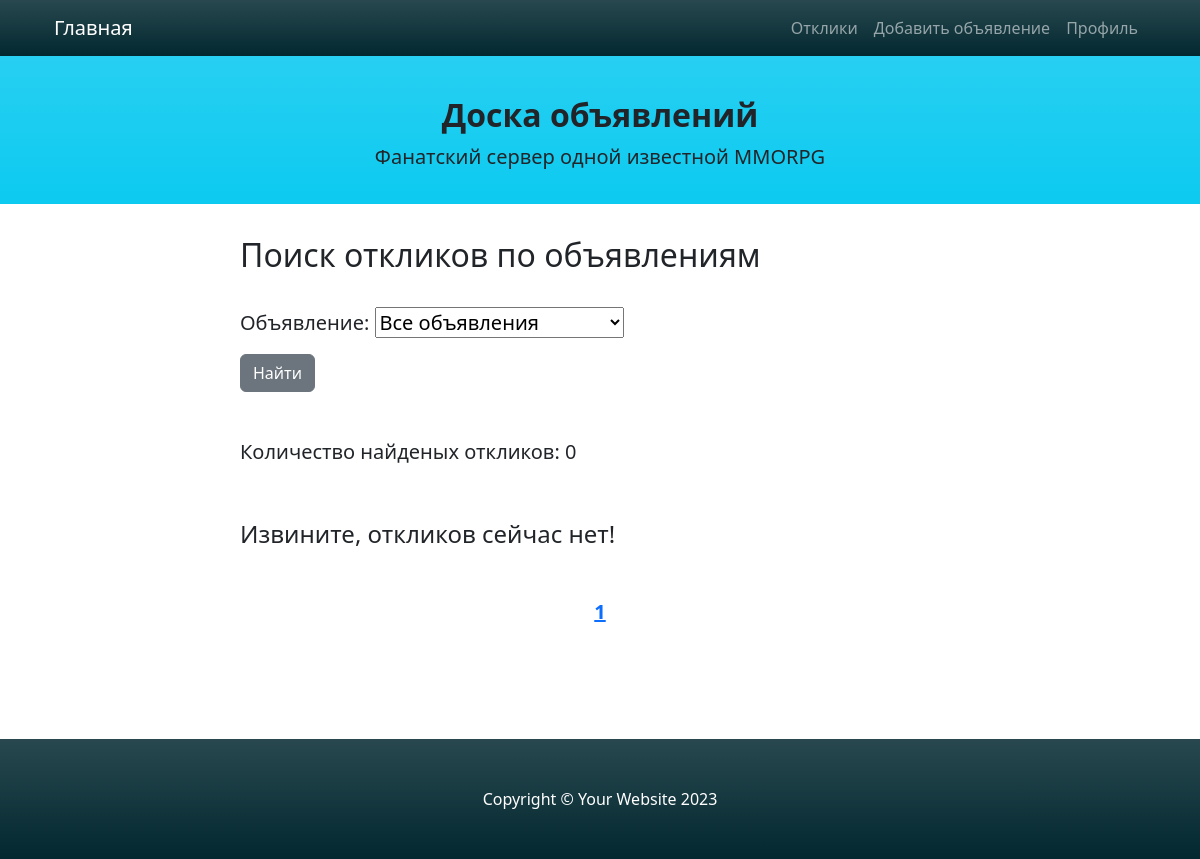
The page /my_responds/ (signed in) on the database as committed earlier.
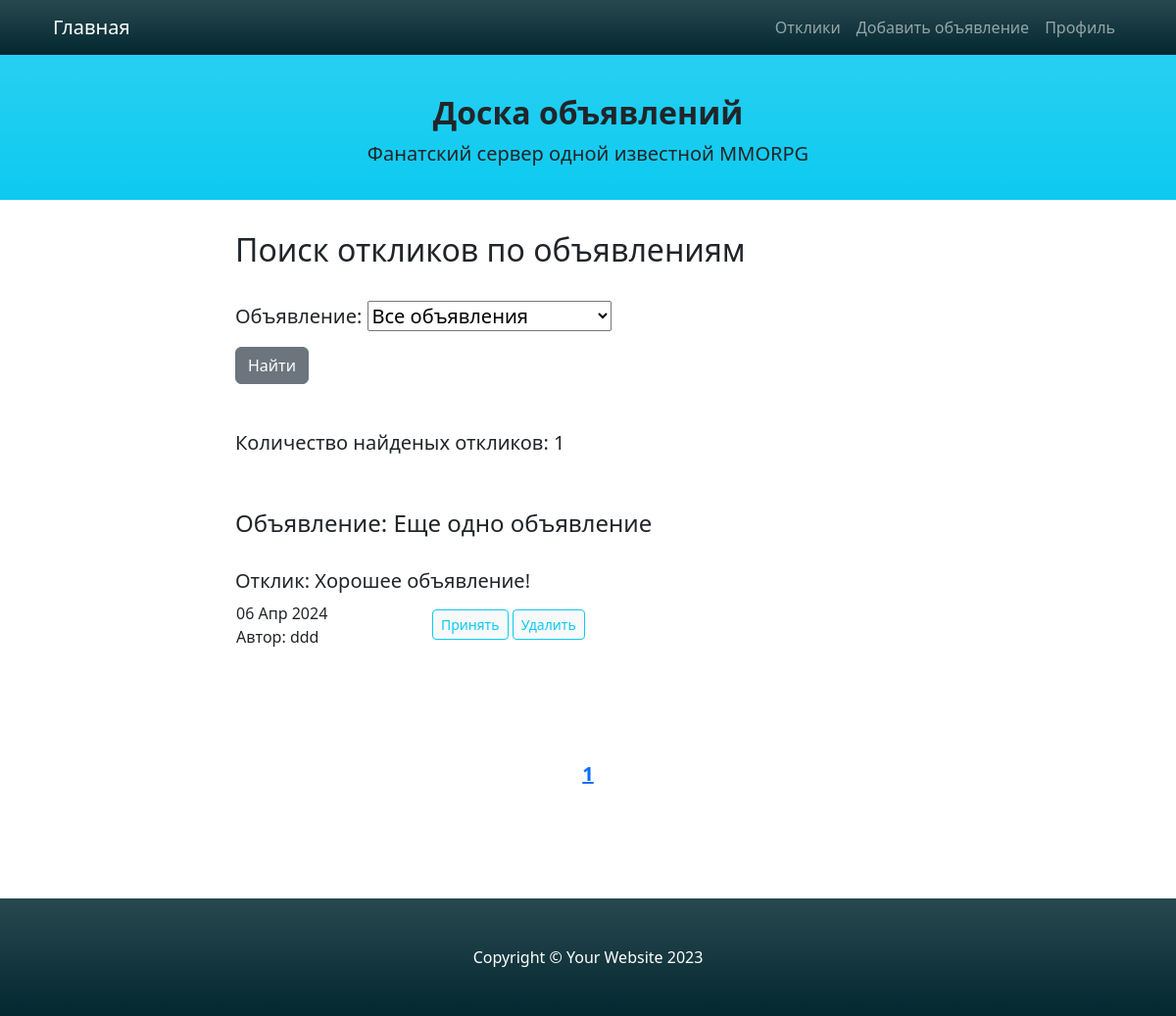
The same page on the database as committed later.
### advapp/models.py (models this page shows, shortened)
class Respond(models.Model):
    content = models.TextField(verbose_name='comment')
    user_id = models.ForeignKey(User, on_delete=models.CASCADE, verbose_name='author')
    advert_id = models.ForeignKey('Advert', on_delete=models.CASCADE, verbose_name='advert')
    date_creation = models.DateTimeField(auto_now_add=True, verbose_name='date of creation')
    accepted = models.BooleanField(default=False)

class Advert(models.Model):
    title = models.CharField(max_length=511, verbose_name="advert's title")
    content = models.TextField(verbose_name='content')  # here will be WYSIWYG
    icon = models.ImageField(default='blanc.png', verbose_name='icon for preview')
    category = models.ForeignKey('Category', on_delete=models.PROTECT, verbose_name='category')
    user_id = models.ForeignKey(User, on_delete=models.CASCADE, verbose_name='author')
    date_creation = models.DateTimeField(auto_now_add=True, verbose_name='date of creation')
    def __str__(self):
        return self.title[:20]

### advapp/views.py (the view)
# urls.py: path('my_responds/', RespondList.as_view(), name='my_responds'),
class RespondList(LoginRequiredMixin, ListView):
    model = Respond
    template_name = 'my_responds.html'
    context_object_name = 'responds'
    paginate_by = 10
    def get_queryset(self):
        queryset = Respond.objects.filter(advert_id__user_id=self.request.user).order_by('-date_creation')
        self.filterset = RespondFilter(self.request.GET, queryset, request=self.request.user)
        return self.filterset.qs
    def get_context_data(self, *, object_list=None, **kwargs):
        context = super().get_context_data(**kwargs)
        context['filterset'] = self.filterset
        page = context['page_obj']
        context['paginator_range'] = page.paginator.get_elided_page_range(
            page.number, on_each_side=1, on_ends=1)
        return context

### advapp/templatetags/custom_tags.py (called while the page is built)
@register.simple_tag(takes_context=True)
def url_replace(context, **kwargs):
    d = context['request'].GET.copy()
    for k, v in kwargs.items():
        d[k] = v
    return d.urlencode()

### templates/my_responds.html (shortened to what this page needs)
{% extends 'default.html' %}
{% block content %}
    <h2>Поиск откликов по объявлениям</h2>
    <br>
    <form action="" method="get">
        <h5>{{ filterset.form.as_p }}</h5>
        <input class="btn btn-secondary" type="submit" value="Найти" />
    </form>
    <br><br>
    <h5>Количество найденых откликов: {{ page_obj.paginator.count }}</h5>
    <br><br>
    {% if responds %}
        {% for respond in page_obj %}
            <h4><a class="nav-link" href="/advert/{{ respond.advert_id.id }}">
                Объявление: {{ respond.advert_id.title}}</a></h4>
            <br>
            <h5>Отклик: {{ respond.content }}</h5>
            <table width="100%">
                <tr>
                    <td width="200"><div>{{ respond.date_creation|date:'d M Y' }}</div>
                        <div>Автор: {{ respond.user_id|truncatechars:20 }}</div>
                    </td>
                    <td align="left"><div>
                        <input class="btn btn-sm btn-light btn-outline-info" type="submit" value="Принять" />
                        <input class="btn btn-sm btn-light btn-outline-info" type="submit" value="Удалить" />
                    </div>
                    </td>
                </tr>
            </table>
        <br><br><br>
        {% endfor %}
    {% else %}
        <h4>Извините, откликов сейчас нет!</h4>
    {% endif %}
{% endblock content %}

Rows that differ between the two databases and show on the page:
added Respond: advert_id "Еще одно объявление", content "Хорошее объявление!", date_creation "06 Апр 2024", user_id "ddd"
Other text that changed with them:
{{ page_obj.paginator.count }}: "0" → "1"
text no longer shown: "Извините, откликов сейчас нет!"
